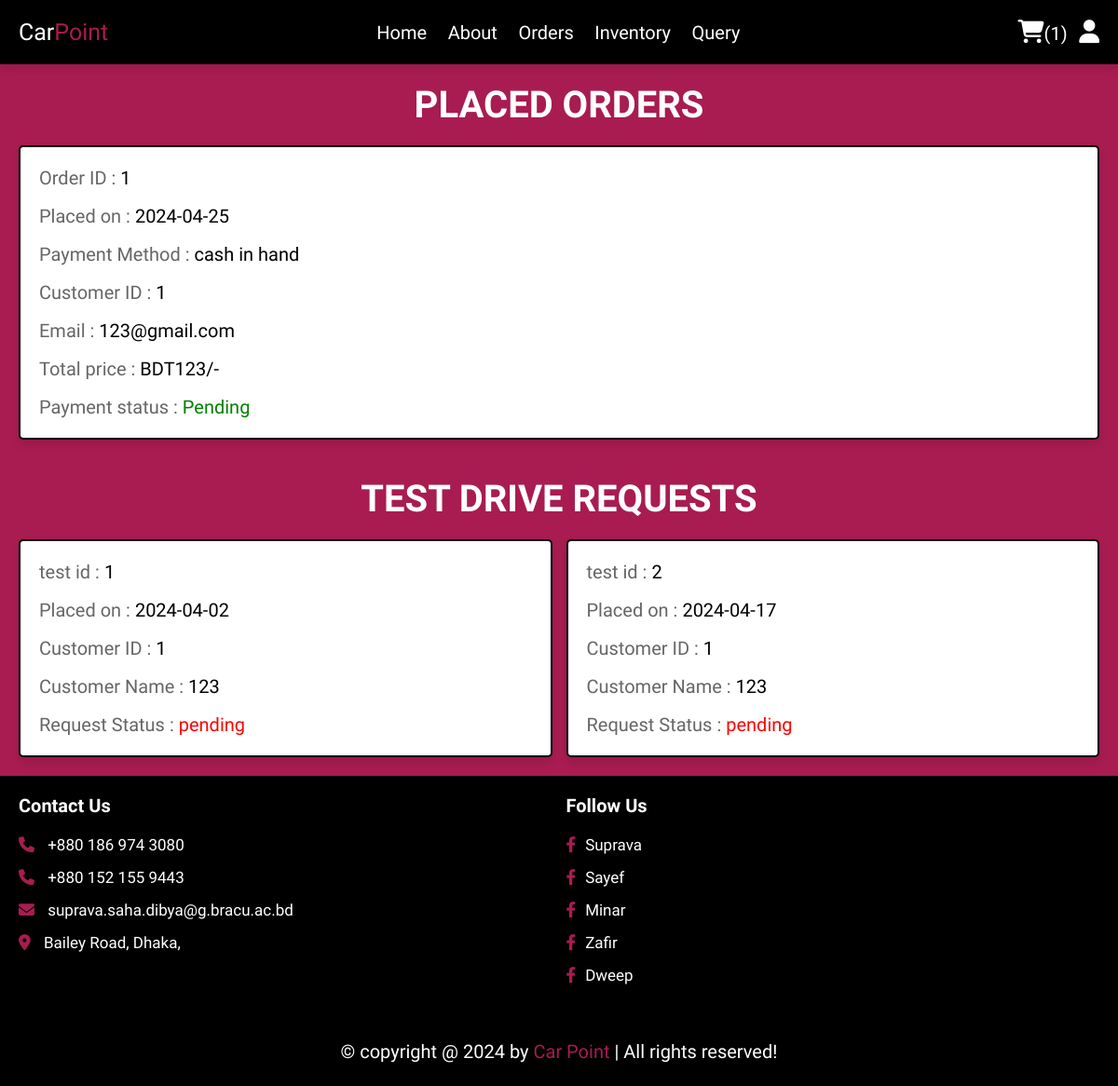
Screenshot of /orders.php (signed in) with the database file from the repository.
### tables this page shows
CREATE TABLE `orders` (
  `id` int(100) NOT NULL,
  `user_id` int(100) NOT NULL,
  `name` varchar(20) NOT NULL,
  `number` varchar(10) NOT NULL,
  `email` varchar(50) NOT NULL,
  `method` varchar(50) NOT NULL,
  `address` varchar(500) NOT NULL,
  `total_products` varchar(1000) NOT NULL,
  `total_price` int(100) NOT NULL,
  `placed_on` date NOT NULL DEFAULT current_timestamp(),
  `payment_status` varchar(20) NOT NULL DEFAULT 'Pending'
);

CREATE TABLE `test_drive` (
  `test_id` int(100) NOT NULL,
  `user_id` int(100) NOT NULL,
  `name` varchar(20) NOT NULL,
  `test_date` date NOT NULL DEFAULT current_timestamp(),
  `Request_status` varchar(20) NOT NULL DEFAULT 'Pending'
);

### orders.php (the view, shortened to what this page needs)
<?php
include 'connect.php';
if(isset($_SESSION['user_id'])){
   $user_id = $_SESSION['user_id'];
}else{
   $user_id = '';
};
?>
<!DOCTYPE html>
<html lang="en">
<head>
   <link rel="stylesheet" href="https://cdnjs.cloudflare.com/ajax/libs/font-awesome/6.1.1/css/all.min.css">
   <link rel="stylesheet" href="css/style.css">
</head>
<body>
<?php include 'customer_header.php'; ?>
<section class="orders">
   <h1 class="heading">Placed Orders</h1>
   <div class="box-container">
   <?php
      if($user_id == ''){
         echo '<p class="empty">Login to see your current orders</p>';
      }else{
         $select_orders = $conn->prepare("SELECT * FROM `orders` WHERE user_id = ?");
         $select_orders->execute([$user_id]);
         if($select_orders->rowCount() > 0){
            while($fetch_orders = $select_orders->fetch(PDO::FETCH_ASSOC)){
   ?>
   <div class="box">
      <p>Order ID : <span><?= $fetch_orders['id']; ?></span></p>
      <p>Placed on : <span><?= $fetch_orders['placed_on']; ?></span></p>
      <p>Payment Method : <span><?= $fetch_orders['method']; ?></span></p>
      <p>Customer ID : <span><?= $fetch_orders['user_id']; ?></span></p>
      <p>Email : <span><?= $fetch_orders['email']; ?></span></p>
      <p>Total price : <span>BDT<?= $fetch_orders['total_price']; ?>/-</span></p>
      <p> Payment status : <span style="color:<?php if($fetch_orders['payment_status'] == 'pending'){ echo 'red'; }else{ echo 'green'; }; ?>"><?= $fetch_orders['payment_status']; ?></span> </p>
   </div>
   <?php
      }
      }else{
         echo '<p class="empty">You have not yet ordered any car. Hurry Up!</p>';
      }
      }
   ?>
   </div>
</section>
<section class="orders">
   <h1 class="heading">Test drive requests</h1>
   <div class="box-container">
   <?php
      if($user_id == ''){
         echo '<p class="empty">Login to see your current orders</p>';
      }else{
         $select_testdrives = $conn->prepare("SELECT * FROM `test_drive` WHERE user_id = ?");
         $select_testdrives->execute([$user_id]);
         if($select_testdrives->rowCount() > 0){
            while($fetch_testdrives = $select_testdrives->fetch(PDO::FETCH_ASSOC)){
   ?>
   <div class="box">
      <p>test id : <span><?= $fetch_testdrives['test_id']; ?></span></p>
      <p>Placed on : <span><?= $fetch_testdrives['test_date']; ?></span></p>
      <p>Customer ID : <span><?= $fetch_testdrives['user_id']; ?></span></p>
      <p>Customer Name : <span><?= $fetch_testdrives['name']; ?></span></p>
      <p> Request Status : <span style="color:<?php if($fetch_testdrives['Request_status'] == 'pending'){ echo 'red'; }else{ echo 'green'; }; ?>"><?= $fetch_testdrives['Request_status']; ?></span> </p>
   </div>
   <?php
      }
      }else{
         echo '<p class="empty">You have not yet requested any car for a test drive. Hurry Up!</p>';
      }
      }
   ?>
   </div>
</section>
<?php include 'footer.php'; ?>
</body>
</html>

### customer_header.php (shortened to what this page needs)
<header class="header">
   <section class="flex">
      <a href="index.php" class="logo">Car<span>Point</span></a>
      <nav class="navbar">
         <a href="index.php">Home</a>
         <a href="about.php">About</a>
         <a href="orders.php">Orders</a>
         <a href="shop.php">Inventory</a>
         <a href="contact.php">Query</a>
      </nav>
      <div class="icons">
         <?php
            $count_cart_items = $conn->prepare("SELECT * FROM `cart` WHERE user_id = ?");
            $count_cart_items->execute([$user_id]);
            $total_cart_counts = $count_cart_items->rowCount();
         ?>
         <a href="cart.php"><i class="fas fa-shopping-cart"></i><span>(<?= $total_cart_counts; ?>)</span></a>
         <div id="user-btn" class="fas fa-user"></div>
      </div>
   </section>
</header>

### footer.php
<footer class="footer">
   <section class="grid">
      <div class="box">
         <h3>Contact Us</h3>
         <a href="tel:01869743080"><i class="fas fa-phone"></i> +880 186 974 3080</a>
         <a href="tel:01521559433"><i class="fas fa-phone"></i> +880 152 155 9443</a>
         <a href="mailto:suprava.saha.dibya@g.bracu.ac.bd"><i class="fas fa-envelope"></i> suprava.saha.dibya@g.bracu.ac.bd</a>
         <a href="https://www.bing.com/search?q=bailey+roag&cvid=edb39edf44b948da8f7cae4304e8b68c&gs_lcrp=EgZjaHJvbWUyBggAEEUYOdIBCDI0MTJqMGo0qAIIsAIB&FORM=ANAB01&adppc=EDGEESS&PC=U531"><i class="fas fa-map-marker-alt"></i> Bailey Road, Dhaka, </a>
      </div>
      <div class="box">
         <h3>Follow Us</h3>
         <a href="https://www.facebook.com/saikat.991898/" target="_blank"><i class="fab fa-facebook-f"></i>Suprava</a>
         <a href="https://www.facebook.com/ahmed.sayef.908" target="_blank"><i class="fab fa-facebook-f"></i>Sayef</a>
         <a href="https://www.facebook.com/mohammed.minar.547" target="_blank"><i class="fab fa-facebook-f"></i>Minar</a>
         <a href="https://www.facebook.com/zafirabid.shresto.9" target="_blank"><i class="fab fa-facebook-f"></i>Zafir</a>
         <a href="https://www.facebook.com/sadikminaaa" target="_blank"><i class="fab fa-facebook-f"></i>Dweep</a>
      </div>
   </section>
   <div class="credit">&copy; copyright @ <?= date('Y'); ?> by <span>Car Point</span> | All rights reserved!</div>
</footer>

### css/style.css (style rules this page uses)
:root { --main-color:#000; --orange:#f39c12; --red:#a81c51; --black:#000; --white:#fff; --light-color:#666; --light-bg:#eee; --border:.2rem solid var(--black); --box-shadow:0 .5rem 1rem rgba(0,0,0,.1); }
* { font-family: "Kalam", cursive; margin:0; padding:0; box-sizing: border-box; outline: none; border:none; text-decoration: none; }
html { font-size: 62.5%; overflow-x: hidden; }
body { background-color: var(--red); }
section { padding:2rem; max-width: 1200px; margin:0 auto; }
.heading { font-size: 4rem; color:var(--white); margin-bottom: 2rem; text-align: center; text-transform: uppercase; }
.header { position: sticky; top:0; left:0; right:0; background-color: var(--black); box-shadow: var(--box-shadow); z-index: 1000; }
.header .flex { display: flex; align-items: center; justify-content: space-between; position: relative; }
.header .flex .logo { font-size: 2.5rem; color:var(--white); text-decoration: none; }
.header .flex .logo span { color:var(--red); }
.header .flex .navbar a { margin:0 1rem; font-size: 2rem; color:var(--white); }
.header .flex .icons > * { margin-left: 1rem; font-size: 2.5rem; cursor: pointer; color:var(--white); }
.header .flex .icons a span { font-size: 2rem; }
.orders .box-container { display: flex; flex-wrap: wrap; gap:1.5rem; align-items: flex-start; }
.orders .box-container .box { padding:1rem 2rem; flex:1 1 40rem; border:var(--border); background-color: var(--white); box-shadow: var(--box-shadow); border-radius: .5rem; }
.orders .box-container .box p { margin:.5rem 0; line-height: 1.8; font-size: 2rem; color:var(--light-color); }
.orders .box-container .box p span { color:var(--main-color); }
.footer { background-color: var(--black); }
.footer .grid { display: grid; grid-template-columns: repeat(auto-fit, minmax(27rem, 1fr)); gap:1.5rem; align-items: flex-start; }
.footer .grid .box h3 { font-size: 2rem; color:var(--white); margin-bottom: 2rem; text-transform: capitalize; }
.footer .grid .box a { display: block; margin:1.5rem 0; font-size: 1.7rem; color:var(--white); }
.footer .grid .box a i { padding-right: 1rem; color:var(--red); transition: .2s linear; }
.footer .credit { text-align: center; padding: 2.5rem 2rem; border-top: var(--red); font-size: 2rem; color:var(--white); }
.footer .credit span { color:var(--red); }

### rows the page displays
orders: id "1", placed_on "2024-04-25", method "cash in hand", user "1", email "123@gmail.com", total_price "123", payment_status "Pending"
test_drive: test_id "1", test_date "2024-04-02", user "1", name "123", Request_status "pending"
test_drive: test_id "2", test_date "2024-04-17", user "1", name "123", Request_status "pending"

### other values shown
$total_cart_counts "1"
